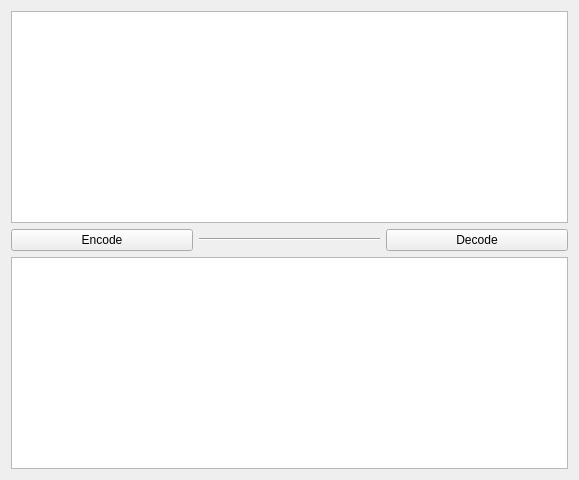
<?xml version="1.0" encoding="UTF-8"?>
<ui version="4.0">
 <class>Form</class>
 <widget class="QWidget" name="Form">
  <property name="geometry">
   <rect>
    <x>0</x>
    <y>0</y>
    <width>579</width>
    <height>480</height>
   </rect>
  </property>
  <property name="windowTitle">
   <string>URL Encoder/Decoder</string>
  </property>
  <layout class="QHBoxLayout" name="horizontalLayout_2">
   <item>
    <layout class="QVBoxLayout" name="verticalLayout">
     <item>
      <widget class="QTextEdit" name="encode_zone"/>
     </item>
     <item>
      <layout class="QHBoxLayout" name="horizontalLayout">
       <item>
        <widget class="QPushButton" name="bt_encode">
         <property name="text">
          <string>Encode</string>
         </property>
        </widget>
       </item>
       <item>
        <widget class="Line" name="line">
         <property name="orientation">
          <enum>Qt::Horizontal</enum>
         </property>
        </widget>
       </item>
       <item>
        <widget class="QPushButton" name="bt_decode">
         <property name="text">
          <string>Decode</string>
         </property>
        </widget>
       </item>
      </layout>
     </item>
     <item>
      <widget class="QTextEdit" name="decode_zone"/>
     </item>
    </layout>
   </item>
  </layout>
 </widget>
 <resources/>
 <connections/>
</ui>
